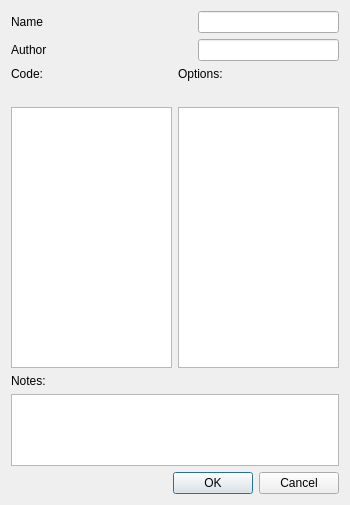
<?xml version="1.0" encoding="UTF-8"?>
<ui version="4.0">
 <class>AddCheatDialog</class>
 <widget class="QDialog" name="AddCheatDialog">
  <property name="geometry">
   <rect>
    <x>0</x>
    <y>0</y>
    <width>350</width>
    <height>505</height>
   </rect>
  </property>
  <property name="windowTitle">
   <string>Add Cheat</string>
  </property>
  <layout class="QVBoxLayout" name="verticalLayout_6">
   <item>
    <layout class="QHBoxLayout" name="horizontalLayout">
     <item>
      <widget class="QLabel" name="label">
       <property name="text">
        <string>Name</string>
       </property>
      </widget>
     </item>
     <item>
      <spacer name="horizontalSpacer">
       <property name="orientation">
        <enum>Qt::Horizontal</enum>
       </property>
       <property name="sizeType">
        <enum>QSizePolicy::Minimum</enum>
       </property>
       <property name="sizeHint" stdset="0">
        <size>
         <width>40</width>
         <height>20</height>
        </size>
       </property>
      </spacer>
     </item>
     <item>
      <widget class="QLineEdit" name="nameLineEdit">
       <property name="sizePolicy">
        <sizepolicy hsizetype="Preferred" vsizetype="Fixed">
         <horstretch>0</horstretch>
         <verstretch>0</verstretch>
        </sizepolicy>
       </property>
       <property name="frame">
        <bool>true</bool>
       </property>
       <property name="clearButtonEnabled">
        <bool>false</bool>
       </property>
      </widget>
     </item>
    </layout>
   </item>
   <item>
    <layout class="QHBoxLayout" name="horizontalLayout_2">
     <item>
      <widget class="QLabel" name="label_2">
       <property name="text">
        <string>Author</string>
       </property>
      </widget>
     </item>
     <item>
      <spacer name="horizontalSpacer_2">
       <property name="orientation">
        <enum>Qt::Horizontal</enum>
       </property>
       <property name="sizeType">
        <enum>QSizePolicy::Minimum</enum>
       </property>
       <property name="sizeHint" stdset="0">
        <size>
         <width>40</width>
         <height>20</height>
        </size>
       </property>
      </spacer>
     </item>
     <item>
      <widget class="QLineEdit" name="authorLineEdit">
       <property name="sizePolicy">
        <sizepolicy hsizetype="Preferred" vsizetype="Fixed">
         <horstretch>0</horstretch>
         <verstretch>0</verstretch>
        </sizepolicy>
       </property>
      </widget>
     </item>
    </layout>
   </item>
   <item>
    <layout class="QHBoxLayout" name="horizontalLayout_3">
     <item>
      <layout class="QVBoxLayout" name="verticalLayout">
       <item>
        <widget class="QLabel" name="label_3">
         <property name="text">
          <string>Code:</string>
         </property>
        </widget>
       </item>
       <item>
        <widget class="QLabel" name="label_4">
         <property name="text">
          <string>&lt;address&gt; &lt;value&gt;</string>
         </property>
         <property name="textFormat">
          <enum>Qt::PlainText</enum>
         </property>
        </widget>
       </item>
       <item>
        <widget class="QPlainTextEdit" name="codeTextEdit">
         <property name="lineWrapMode">
          <enum>QPlainTextEdit::NoWrap</enum>
         </property>
        </widget>
       </item>
      </layout>
     </item>
     <item>
      <layout class="QVBoxLayout" name="verticalLayout_2">
       <item>
        <widget class="QLabel" name="label_5">
         <property name="text">
          <string>Options:</string>
         </property>
        </widget>
       </item>
       <item>
        <widget class="QLabel" name="label_6">
         <property name="text">
          <string>&lt;value&gt; &lt;label&gt;</string>
         </property>
        </widget>
       </item>
       <item>
        <widget class="QPlainTextEdit" name="optionsTextEdit">
         <property name="horizontalScrollBarPolicy">
          <enum>Qt::ScrollBarAsNeeded</enum>
         </property>
         <property name="lineWrapMode">
          <enum>QPlainTextEdit::NoWrap</enum>
         </property>
        </widget>
       </item>
      </layout>
     </item>
    </layout>
   </item>
   <item>
    <layout class="QVBoxLayout" name="verticalLayout_3">
     <item>
      <widget class="QLabel" name="label_7">
       <property name="text">
        <string>Notes:</string>
       </property>
      </widget>
     </item>
     <item>
      <widget class="QPlainTextEdit" name="notesTextEdit">
       <property name="sizePolicy">
        <sizepolicy hsizetype="Expanding" vsizetype="Minimum">
         <horstretch>0</horstretch>
         <verstretch>0</verstretch>
        </sizepolicy>
       </property>
       <property name="sizeAdjustPolicy">
        <enum>QAbstractScrollArea::AdjustToContentsOnFirstShow</enum>
       </property>
       <property name="lineWrapMode">
        <enum>QPlainTextEdit::WidgetWidth</enum>
       </property>
      </widget>
     </item>
    </layout>
   </item>
   <item>
    <widget class="QDialogButtonBox" name="buttonBox">
     <property name="enabled">
      <bool>true</bool>
     </property>
     <property name="orientation">
      <enum>Qt::Horizontal</enum>
     </property>
     <property name="standardButtons">
      <set>QDialogButtonBox::Cancel|QDialogButtonBox::Ok</set>
     </property>
    </widget>
   </item>
  </layout>
 </widget>
 <resources/>
 <connections>
  <connection>
   <sender>buttonBox</sender>
   <signal>accepted()</signal>
   <receiver>AddCheatDialog</receiver>
   <slot>accept()</slot>
   <hints>
    <hint type="sourcelabel">
     <x>248</x>
     <y>254</y>
    </hint>
    <hint type="destinationlabel">
     <x>157</x>
     <y>274</y>
    </hint>
   </hints>
  </connection>
  <connection>
   <sender>buttonBox</sender>
   <signal>rejected()</signal>
   <receiver>AddCheatDialog</receiver>
   <slot>reject()</slot>
   <hints>
    <hint type="sourcelabel">
     <x>316</x>
     <y>260</y>
    </hint>
    <hint type="destinationlabel">
     <x>286</x>
     <y>274</y>
    </hint>
   </hints>
  </connection>
 </connections>
</ui>
